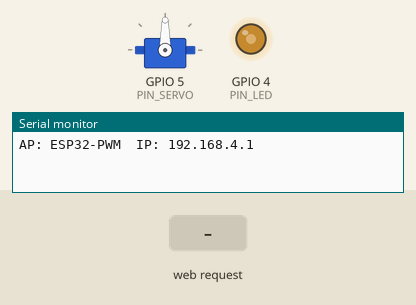
Simulated run of this sketch. Board: ESP32. Parts: servo, output pins drawn as LEDs (lit = HIGH), the last lines printed to the serial monitor. The test bench sets the inputs (shaded band).

Above: at 1.2 s.
1.3 s: HTTP request GET /led received
At 1.6 s:
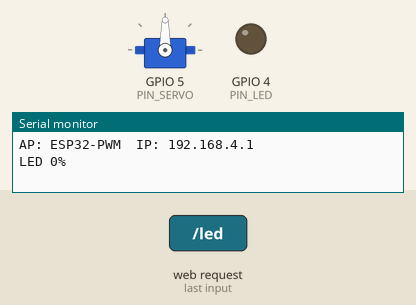
2.8 s: HTTP request GET /servo received
At 3.9 s:
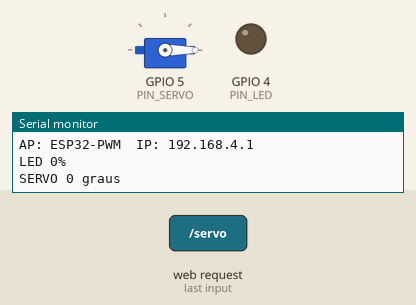
4.3 s: HTTP request GET /led?v=1 received
At 5.0 s:
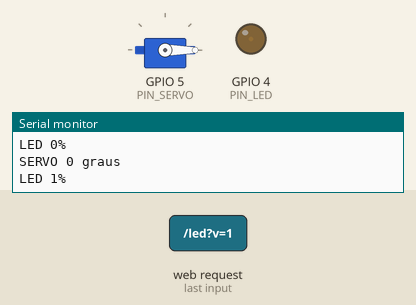
5.8 s: HTTP request GET /led?v=120 received
At 6.2 s:
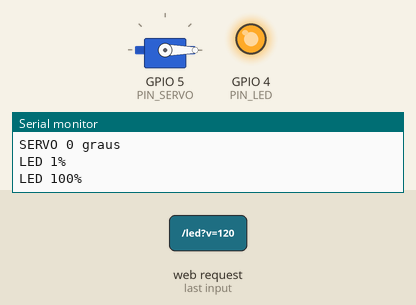
7.3 s: HTTP request GET /servo?v=120 received
At 8.5 s:
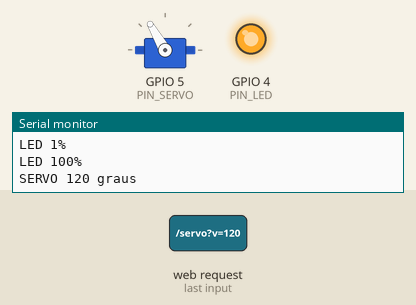
8.8 s: HTTP request GET /led?v=0 received
At 9.7 s:
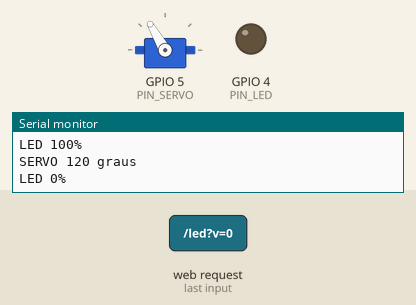
Timing chart, 0 to 11.3 s (numbered marks = the images above; inputs shaded):
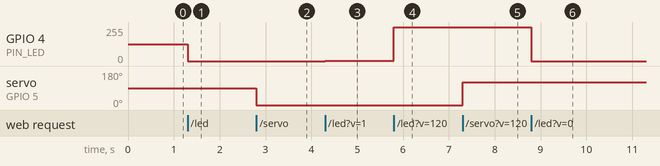

Measured:
- after the input at 1.3 s, GPIO 4 (PIN_LED): 127/255 → 0/255 at once
- after the input at 2.8 s, servo on GPIO 5 (PIN_SERVO): 90° → 0° at once
- after the input at 4.3 s, GPIO 4 (PIN_LED): 0/255 → 2/255 at once
- after the input at 5.8 s, GPIO 4 (PIN_LED): 2/255 → 255/255 at once
- after the input at 7.3 s, servo on GPIO 5 (PIN_SERVO): 0° → 120° at once
- after the input at 8.8 s, GPIO 4 (PIN_LED): 255/255 → 0/255 at once

The sketch:

Esp32_PWM_LED.ino
```cpp
#include <WiFi.h>
#include <WebServer.h>
#include <ESP32Servo.h>


const char* AP_SSID = "ESP32-PWM";
const char* AP_PASS = "12345678";


#define PIN_LED   4
#define PIN_SERVO 5


int ledPct   = 50;
int servoAng = 90;


Servo servo;
WebServer server(80);


const char HTML[] PROGMEM = R"=====(
<!DOCTYPE html><html lang="pt-BR"><head>
<meta charset="UTF-8">
<meta name="viewport" content="width=device-width,initial-scale=1">
<title>ESP32</title>
<style>
  body{font-family:sans-serif;max-width:340px;margin:40px auto;padding:0 16px;color:#111}
  h1{font-size:16px;font-weight:600;margin:0 0 24px}
  label{display:block;font-size:12px;color:#666;margin-bottom:6px}
  input[type=range]{width:100%;margin-bottom:4px}
  .val{font-size:22px;font-weight:700;margin-bottom:20px}
  .row{display:flex;gap:6px;margin-bottom:24px}
  button{flex:1;padding:8px;border:1px solid #ddd;border-radius:6px;
         background:#fff;font-size:12px;cursor:pointer}
  button:hover{background:#f5f5f5}
  hr{border:none;border-top:1px solid #eee;margin:0 0 20px}
</style></head><body>
<h1>ESP32 · PWM Dashboard</h1>
<label>Intensidade do LED</label>
<span class="val" id="lv">50%</span>
<input type="range" min="0" max="100" value="50"
  oninput="document.getElementById('lv').textContent=this.value+'%'"
  onchange="get('/led?v='+this.value)">
<div class="row">
  <button onclick="sl(0)">0%</button>
  <button onclick="sl(25)">25%</button>
  <button onclick="sl(50)">50%</button>
  <button onclick="sl(75)">75%</button>
  <button onclick="sl(100)">100%</button>
</div>
<hr>
<label>Posicao do Servo</label>
<span class="val" id="sv">90</span>
<input type="range" id="ss" min="0" max="180" value="90"
  oninput="document.getElementById('sv').textContent=this.value"
  onchange="get('/servo?v='+this.value)">
<div class="row">
  <button onclick="ss(0)">0</button>
  <button onclick="ss(45)">45</button>
  <button onclick="ss(90)">90</button>
  <button onclick="ss(135)">135</button>
  <button onclick="ss(180)">180</button>
</div>
<script>
function get(u){fetch(u)}
function sl(v){document.querySelector('input').value=v;document.getElementById('lv').textContent=v+'%';get('/led?v='+v)}
function ss(v){document.getElementById('ss').value=v;document.getElementById('sv').textContent=v;get('/servo?v='+v)}
</script>
</body></html>
)=====";


void setup() {
  Serial.begin(115200);


  // Servo primeiro – evita conflito de canal LEDC com o LED
  servo.attach(PIN_SERVO, 500, 2500);
  servo.write(servoAng);


  // LED via LEDC – inicializado APOS o servo
  ledcAttach(PIN_LED, 5000, 8);
  ledcWrite(PIN_LED, map(ledPct, 0, 100, 0, 255));


  // Access Point
  WiFi.mode(WIFI_AP);
  WiFi.softAP(AP_SSID, AP_PASS);
  Serial.printf("AP: %s  IP: %s\n", AP_SSID, WiFi.softAPIP().toString().c_str());


  server.on("/", [](){
    server.send_P(200, "text/html", HTML);
  });
  server.on("/led", [](){
    int v = constrain(server.arg("v").toInt(), 0, 100);
    ledPct = v;
    ledcWrite(PIN_LED, map(v, 0, 100, 0, 255));
    server.send(200, "text/plain", "OK");
    Serial.printf("LED %d%%\n", v);
  });
  server.on("/servo", [](){
    int v = constrain(server.arg("v").toInt(), 0, 180);
    servoAng = v;
    servo.write(v);
    server.send(200, "text/plain", "OK");
    Serial.printf("SERVO %d graus\n", v);
  });
  server.begin();
}


void loop() {
  server.handleClient();
}
```
